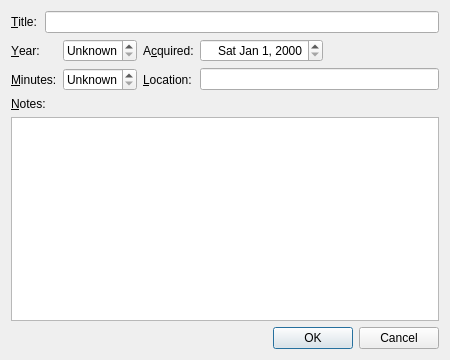
<?xml version="1.0" encoding="UTF-8"?>
<ui version="4.0">
 <class>AddEditMovieDlg</class>
 <widget class="QDialog" name="AddEditMovieDlg">
  <property name="geometry">
   <rect>
    <x>0</x>
    <y>0</y>
    <width>450</width>
    <height>360</height>
   </rect>
  </property>
  <property name="windowTitle">
   <string>My Movies - Add Movie</string>
  </property>
  <layout class="QVBoxLayout" name="verticalLayout_2">
   <item>
    <layout class="QGridLayout" name="gridLayout">
     <item row="0" column="0">
      <widget class="QLabel" name="label">
       <property name="text">
        <string>&amp;Title:</string>
       </property>
       <property name="buddy">
        <cstring>titleLineEdit</cstring>
       </property>
      </widget>
     </item>
     <item row="0" column="1" colspan="5">
      <widget class="QLineEdit" name="titleLineEdit"/>
     </item>
     <item row="1" column="0">
      <widget class="QLabel" name="label_2">
       <property name="text">
        <string>&amp;Year:</string>
       </property>
       <property name="buddy">
        <cstring>yearSpinBox</cstring>
       </property>
      </widget>
     </item>
     <item row="1" column="2">
      <widget class="QSpinBox" name="yearSpinBox">
       <property name="alignment">
        <set>Qt::AlignRight</set>
       </property>
       <property name="specialValueText">
        <string>Unknown</string>
       </property>
       <property name="minimum">
        <number>1890</number>
       </property>
       <property name="maximum">
        <number>2100</number>
       </property>
       <property name="value">
        <number>1890</number>
       </property>
      </widget>
     </item>
     <item row="1" column="3">
      <widget class="QLabel" name="label_4">
       <property name="text">
        <string>A&amp;cquired:</string>
       </property>
       <property name="buddy">
        <cstring>acquiredDateEdit</cstring>
       </property>
      </widget>
     </item>
     <item row="1" column="4">
      <widget class="QDateEdit" name="acquiredDateEdit">
       <property name="alignment">
        <set>Qt::AlignRight</set>
       </property>
       <property name="displayFormat">
        <string>ddd MMM d, yyyy</string>
       </property>
      </widget>
     </item>
     <item row="1" column="5">
      <spacer name="horizontalSpacer">
       <property name="orientation">
        <enum>Qt::Horizontal</enum>
       </property>
       <property name="sizeHint" stdset="0">
        <size>
         <width>48</width>
         <height>20</height>
        </size>
       </property>
      </spacer>
     </item>
     <item row="2" column="0" colspan="2">
      <widget class="QLabel" name="label_3">
       <property name="text">
        <string>&amp;Minutes:</string>
       </property>
       <property name="buddy">
        <cstring>minutesSpinBox</cstring>
       </property>
      </widget>
     </item>
     <item row="2" column="2">
      <widget class="QSpinBox" name="minutesSpinBox">
       <property name="alignment">
        <set>Qt::AlignRight</set>
       </property>
       <property name="specialValueText">
        <string>Unknown</string>
       </property>
       <property name="maximum">
        <number>720</number>
       </property>
      </widget>
     </item>
     <item row="2" column="3">
      <widget class="QLabel" name="label_6">
       <property name="text">
        <string>&amp;Location:</string>
       </property>
       <property name="buddy">
        <cstring>locationLineEdit</cstring>
       </property>
      </widget>
     </item>
     <item row="2" column="4" colspan="2">
      <widget class="QLineEdit" name="locationLineEdit"/>
     </item>
    </layout>
   </item>
   <item>
    <layout class="QVBoxLayout" name="verticalLayout">
     <item>
      <widget class="QLabel" name="label_5">
       <property name="text">
        <string>&amp;Notes:</string>
       </property>
       <property name="buddy">
        <cstring>notesTextEdit</cstring>
       </property>
      </widget>
     </item>
     <item>
      <widget class="QTextEdit" name="notesTextEdit">
       <property name="tabChangesFocus">
        <bool>true</bool>
       </property>
       <property name="lineWrapMode">
        <enum>QTextEdit::NoWrap</enum>
       </property>
       <property name="acceptRichText">
        <bool>false</bool>
       </property>
      </widget>
     </item>
    </layout>
   </item>
   <item>
    <widget class="QDialogButtonBox" name="buttonBox">
     <property name="orientation">
      <enum>Qt::Horizontal</enum>
     </property>
     <property name="standardButtons">
      <set>QDialogButtonBox::Cancel|QDialogButtonBox::Ok</set>
     </property>
    </widget>
   </item>
  </layout>
 </widget>
 <tabstops>
  <tabstop>titleLineEdit</tabstop>
  <tabstop>yearSpinBox</tabstop>
  <tabstop>acquiredDateEdit</tabstop>
  <tabstop>minutesSpinBox</tabstop>
  <tabstop>locationLineEdit</tabstop>
  <tabstop>notesTextEdit</tabstop>
 </tabstops>
 <resources/>
 <connections>
  <connection>
   <sender>buttonBox</sender>
   <signal>accepted()</signal>
   <receiver>AddEditMovieDlg</receiver>
   <slot>accept()</slot>
   <hints>
    <hint type="sourcelabel">
     <x>164</x>
     <y>350</y>
    </hint>
    <hint type="destinationlabel">
     <x>230</x>
     <y>304</y>
    </hint>
   </hints>
  </connection>
  <connection>
   <sender>buttonBox</sender>
   <signal>rejected()</signal>
   <receiver>AddEditMovieDlg</receiver>
   <slot>reject()</slot>
   <hints>
    <hint type="sourcelabel">
     <x>164</x>
     <y>350</y>
    </hint>
    <hint type="destinationlabel">
     <x>130</x>
     <y>297</y>
    </hint>
   </hints>
  </connection>
 </connections>
</ui>
